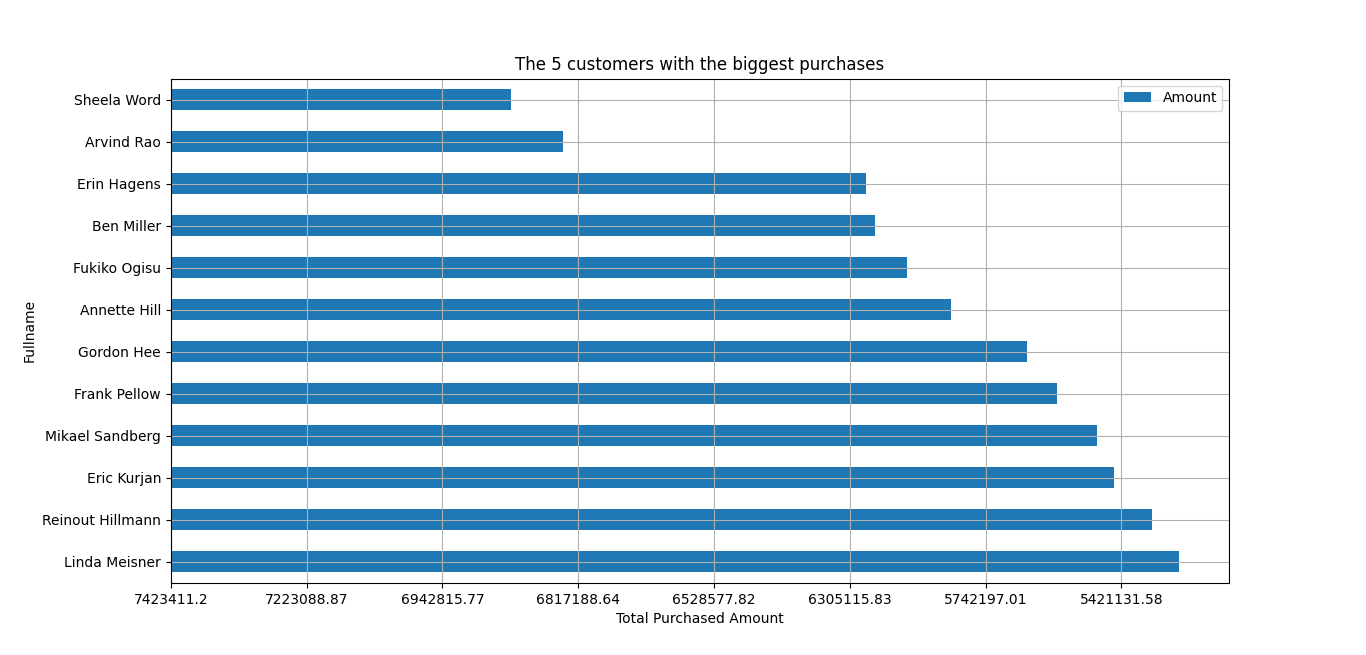

Here is the Python script that generated this plot:
import pandas as pd
import matplotlib.pyplot as plt
import mysql.connector

conn = mysql.connector.connect(
    host='localhost',
    user='root',
    password='',
    database='adventureworks'
)

query = """
    SELECT CONCAT(c.FirstName, ' ', c.LastName) AS FullName, ROUND(SUM(p.TotalDue), 2) AS Amount
    FROM contact c
    JOIN employee e ON c.ContactID = e.ContactID
    JOIN purchaseorderheader p ON e.EmployeeID = p.EmployeeID
    GROUP BY e.EmployeeID
    ORDER BY Amount DESC;
"""
df = pd.read_sql_query(query, conn)
df = pd.DataFrame({
    "FullName": df['FullName'],
    "Amount": df['Amount'],
})

fig, ax = plt.subplots()
df.plot(x="FullName", y="Amount", kind='barh', ax=ax)
ax.set_xticklabels(df['Amount'], rotation='horizontal')
plt.xlabel("Total Purchased Amount")
plt.ylabel("Fullname")
plt.title("The 5 customers with the biggest purchases")
ax.grid(True)
plt.show()
conn.close()
